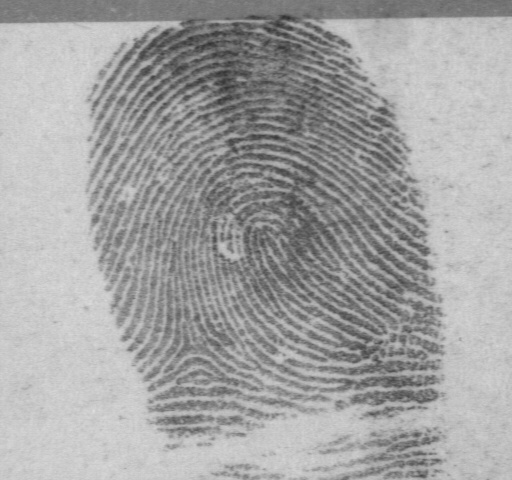
%> input picture 1_data/F0004.bmp, 512 x 480 px
$ octave Whole.m   (GNU Octave 9; MATLAB toolbox functions it lacks are replaced by stand-ins)
%> lines starting %> are read from the running program, lines starting %| are printed output that depends on the picture
### 1_data/huffmandproduce.m
function y = huffmandproduce(quality)
%im2jpeg Compress image x using JPEG
% reference: DIPUM
% Jianjiang Feng
% 2016-11-16


%'C:\matlab\bin\'%要读取的文件夹路径
bmp_path_list = dir(strcat('*.bmp'));%获取该文件夹下所有.bmp文件
bmp_num = length(bmp_path_list);
if bmp_num >  0%判断是否有.bmp文件
    r1 = [];
    for m = 1:bmp_num
        %对读入的图片文件进行操作
        x = imread(bmp_path_list(m).name);
        if ~ismatrix(x) || ~isa(x, 'uint8')
            error('The input x must be a UINT8 image.');
        end

        if nargin < 2
            quality = 1; % default quality
        end

        % normalization matrix
        m = [16 11 10 16 24 40 51 61
            12 12 14 19 26 58 60 55
            14 13 16 24 40 57 69 56
            14 17 22 29 51 87 80 62
            18 22 37 56 68 109 103 77
            24 35 55 64 81 104 113 92
            49 64 78 87 103 121 120 101
            72 92 95 98 112 100 103 99] * quality;

        % zig-zag order
        order = [1 9 2 3 10 17 25 18 11 4 5 12 19 26 33 ...
                41 34 27 20 13 6 7 14 21 28 35 42 49 57 50 ...
                43 36 29 22 15 8 16 23 30 37 44 51 58 59 52 ...
                45 38 31 24 32 39 46 53 60 61 54 47 40 48 55 ...
                62 63 56 64];

        [xm1, xn1] = size(x);
        xm = ceil(xm1/8)*8;
        xn = ceil(xn1/8)*8;
        x = padarray(x,[xm-xm1 xn-xn1],0,'post');

        x = double(x) - 128;
        t = dctmtx(8);

        % Compute DCTs of 8x8 blocks and quantize the coefficients.
        fun_DCT = @(block_struct) t * block_struct.data * t';
        y = blockproc(x, [8 8], fun_DCT);

        fun_quantize = @(block_struct) round(block_struct.data ./ m);
        y = blockproc(y, [8 8], fun_quantize);

        y = im2col(y, [8 8], 'distinct');
        xb = size(y, 2);

        % [5 lines of commented-out code are left out]

        y = y(order, :); % reorder
        eob = 1000;
        r = zeros(numel(y) + size(y, 2), 1);
        count = 0;
        for j = 1:xb
            i = find(y(:,j), 1, 'last');
            if isempty(i)
                i = 0
            end
            p = count + 1;
            q = p + i;
            r(p:q) = [y(1:i, j); eob];
            count = count + i + 1;
        end


        r((count+1):end) = [];
        r1 = [r1;r];
    end
    clear y
end
[symbols, prob] = prob4huffman(r1);
dict = huffmandict(symbols,prob);
y.huffmanDict = dict;

a = 5;

### 1_data/im2jpeg.m
function y = im2jpeg(x, quality)
%im2jpeg Compress image x using JPEG
% reference: DIPUM
% Jianjiang Feng
% 2016-11-16

if ~ismatrix(x) || ~isa(x, 'uint8')
    error('The input x must be a UINT8 image.');
end

if nargin < 2
    quality = 1; % default quality
end

% normalization matrix
m = [16 11 10 16 24 40 51 61
    12 12 14 19 26 58 60 55
    14 13 16 24 40 57 69 56
    14 17 22 29 51 87 80 62
    18 22 37 56 68 109 103 77
    24 35 55 64 81 104 113 92
    49 64 78 87 103 121 120 101
    72 92 95 98 112 100 103 99] * quality;

% zig-zag order
order = [1 9 2 3 10 17 25 18 11 4 5 12 19 26 33 ...
        41 34 27 20 13 6 7 14 21 28 35 42 49 57 50 ...
        43 36 29 22 15 8 16 23 30 37 44 51 58 59 52 ...
        45 38 31 24 32 39 46 53 60 61 54 47 40 48 55 ...
        62 63 56 64];

[xm1, xn1] = size(x);
xm = ceil(xm1/8)*8;
xn = ceil(xn1/8)*8;
x = padarray(x,[xm-xm1 xn-xn1],0,'post');

x = double(x) - 128;
t = dctmtx(8);

% Compute DCTs of 8x8 blocks and quantize the coefficients.
fun_DCT = @(block_struct) t * block_struct.data * t';
y = blockproc(x, [8 8], fun_DCT);

fun_quantize = @(block_struct) round(block_struct.data ./ m);
y = blockproc(y, [8 8], fun_quantize);

y = im2col(y, [8 8], 'distinct');
xb = size(y, 2);

% [13 lines of commented-out code are left out]


y = y(order, :); % reorder
eob = max(y(:))+1;
r = zeros(numel(y) + size(y, 2), 1);
count = 0;
for j = 1:xb
    i = find(y(:,j), 1, 'last');
    if isempty(i)
        i = 0;
    end
    p = count + 1;
    q = p + i;
    r(p:q) = [y(1:i, j); eob];
    count = count + i + 1;
end
r((count+1):end) = [];
clear y
y.original_size = uint16([xm1 xn1]);
y.size = uint16([xm xn]);
y.numblocks = uint16(xb);
y.quality = uint16(quality*100);

[symbols, prob] = prob4huffman(r);
dict = huffmandict(symbols,prob);
y.huffmanDict = dict;
hcode = huffmanenco(r,dict);
[y.huffmanCode,y.huffmanCodeLen] = huffmanDouble2Bin(hcode);

### 1_data/prob4huffman.m
function [symbols, prob] = prob4huffman(x)
% Jianjiang Feng
% 2016-11-16
x = x(:);
symbols = unique(x);
[N,~] = histcounts(x,[symbols;symbols(end)+1]);
prob = N/numel(x);

### 1_data/Whole.m
%主程序

clear all;
clc;
f = imread('F0004.bmp');  % 运行10遍程序，每次对一张图进行处理
%> f is the input picture: size 480x512 uint8; min 47, max 221, mean 163.1

s = [1,5,10,20];
for ind = 1:4
    dict(ind) = huffmandproduce(s(ind));
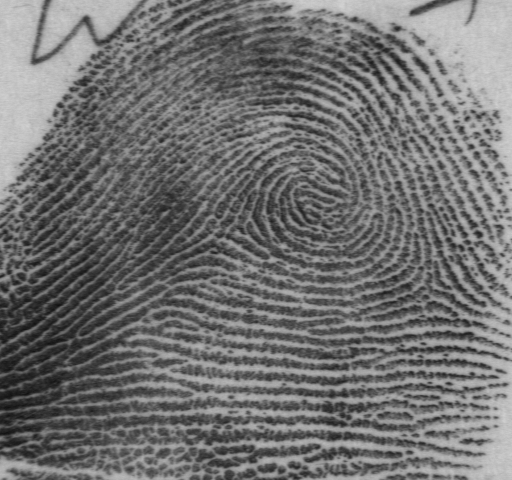
%> input picture 1_data/F0001.bmp, 512 x 480 px
%> in huffmandproduce, x is the input picture: size 480x512 uint8; min 16, max 211, mean 113.1
%> in huffmandproduce, `x = double(x) - 128;`:
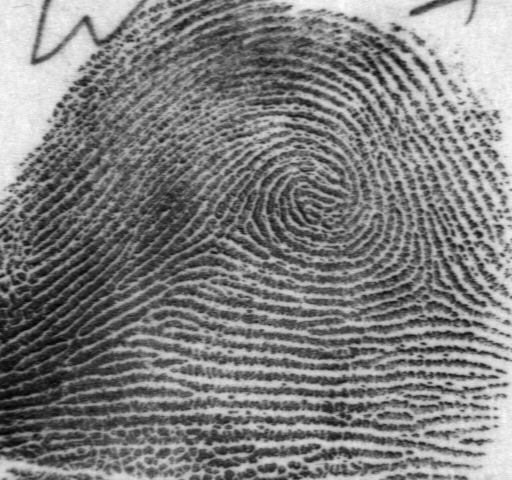
%> x: size 480x512 double; min -112, max 83, mean -14.9; drawn with min black and max white
%> in huffmandproduce, `y = blockproc(x, [8 8], fun_DCT);`:
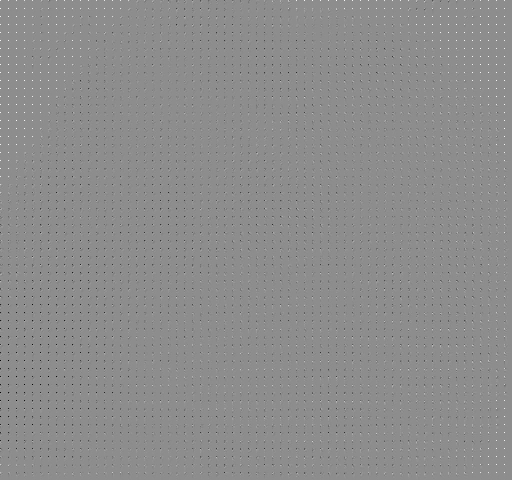
%> y: size 480x512 double; min -747.8, max 600.4, mean -1.9; drawn with min black and max white
%> the loop in huffmandproduce, `for j = 1:xb` made 3840 passes
%> (p, q, count) on passes 2 to 4: (4, 9, 9), (10, 22, 22), (23, 33, 33)
%> after the loop in huffmandproduce, `for j = 1:xb`: count = 79378
    c(ind) = im2jpeg(f, s(ind));
%> in im2jpeg, `x = double(x) - 128;`:
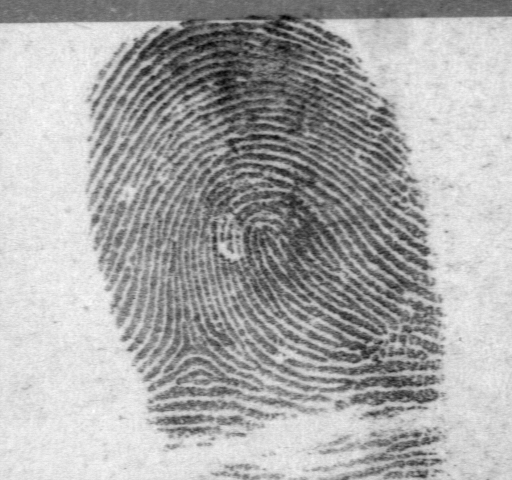
%> x: size 480x512 double; min -81, max 93, mean 35.1; drawn with min black and max white
%> in im2jpeg, `y = blockproc(x, [8 8], fun_DCT);`:
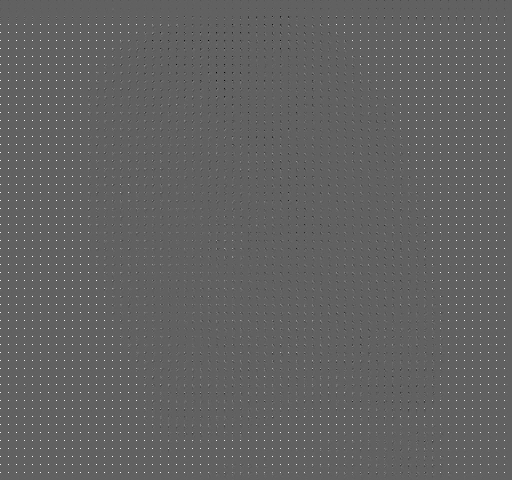
%> y: size 480x512 double; min -405.3, max 655.5, mean 4.4; drawn with min black and max white
%> in im2jpeg, `eob = max(y(:))+1;`: eob = 42
%> the loop in im2jpeg, `for j = 1:xb` made 3840 passes
%> (p, q, count) on passes 2 to 4: (13, 22, 22), (23, 44, 44), (45, 49, 49)
%> after the loop in im2jpeg, `for j = 1:xb`: count = 58920
%> in im2jpeg, `[symbols, prob] = prob4huffman(r);`: symbols = 66 values from -25 to 42; prob = 66 values, max 0.357 at index 24, min 5.09e-05 at index 2, mean 0.0152
%> in im2jpeg, `dict = huffmandict(symbols,prob);`: dict = 66 items
%> the run ends on the next line
